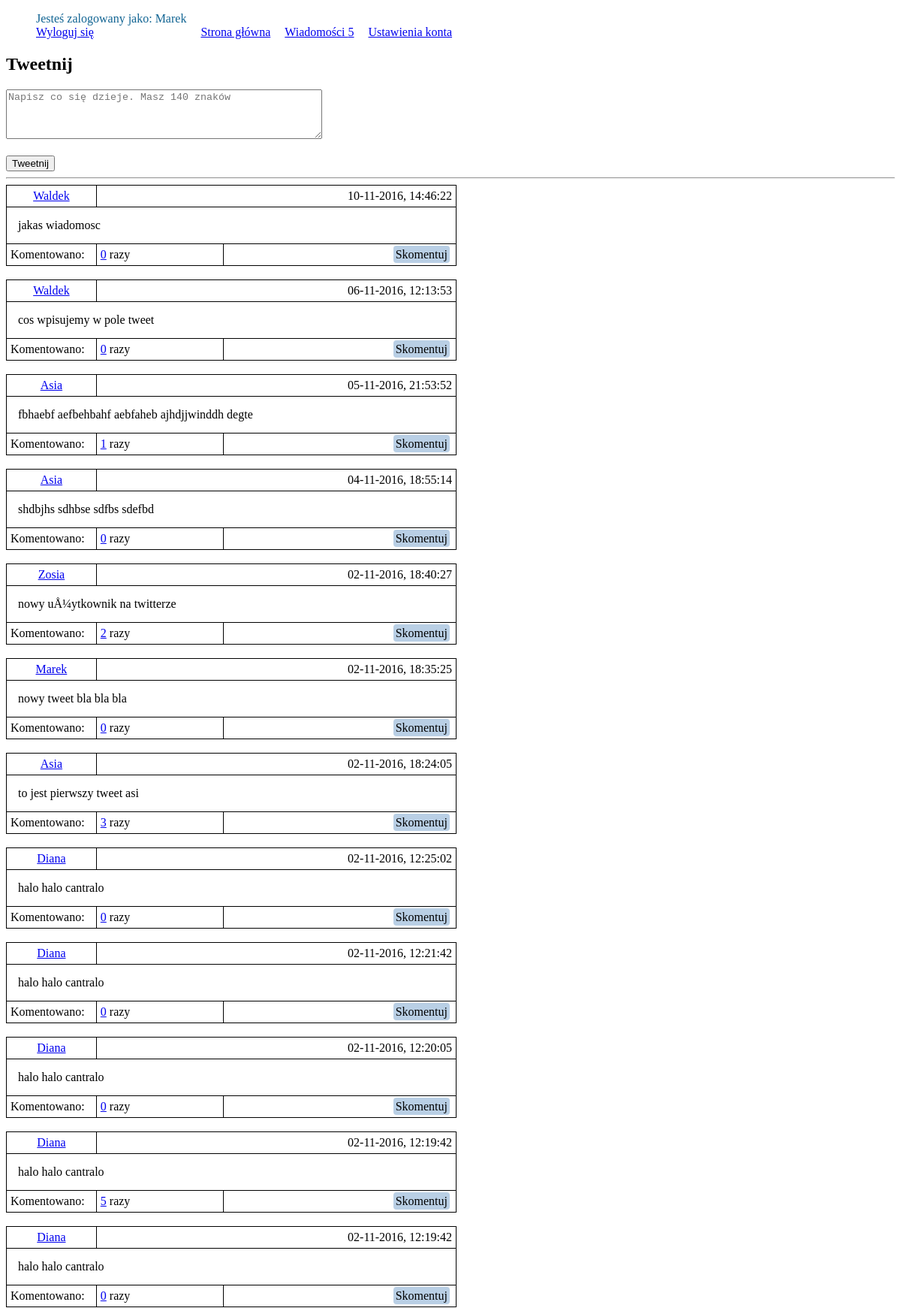
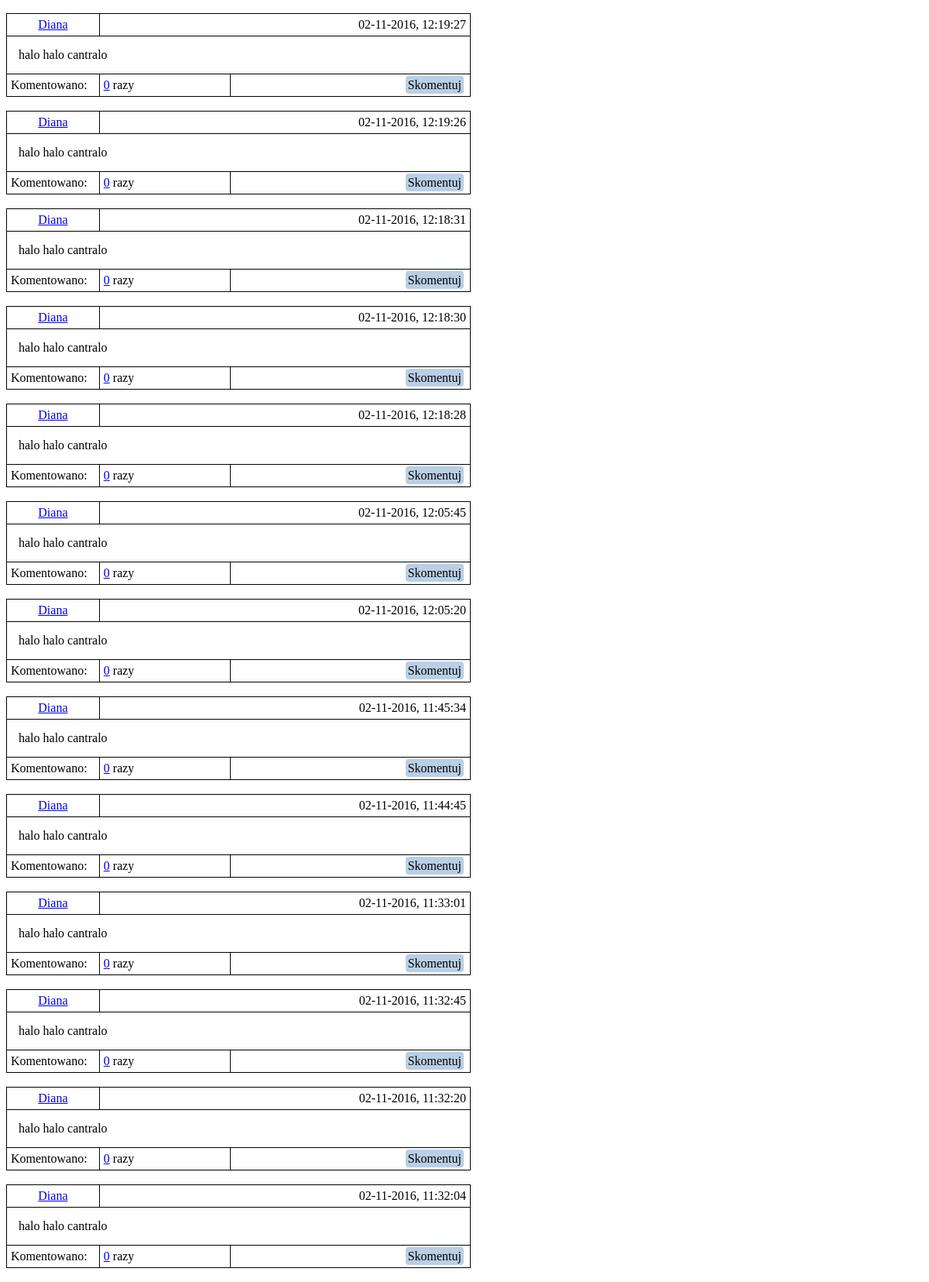
The page /index.php (signed in, upper part) on the database its author committed (2 pictures, top to bottom).
### tables this page shows
CREATE TABLE `tweets` (
  `id` int(11) NOT NULL,
  `user_id` int(11) NOT NULL,
  `tweet` varchar(140) NOT NULL,
  `creation_date` int(11) NOT NULL
);

CREATE TABLE `users` (
  `id` int(11) NOT NULL,
  `username` varchar(255) DEFAULT NULL,
  `hashedPassword` varchar(60) NOT NULL,
  `email` varchar(255) NOT NULL
);

### src/Message.php (called while the page is built, shortened)
<?php
class Message {
    static public function countReceivedUnreadMessages(mysqli $conn, $userId) {
        $sql = "SELECT * FROM messages WHERE receiver_id = $userId AND msg_status = 1";
        $result = $conn->query($sql);
        if ($result != false && $result->num_rows != 0) {
            return $result->num_rows;
        }
        return 0;
    }
}

### src/Tweet.php (called while the page is built, shortened)
<?php
class Tweet {
    private $id;
    private $userId;
    private $tweet;
    private $creationDate;
    public function __construct() {
        $this->id = -1;
        $this->userId = '';
        $this->tweet = '';
        $this->creationDate = '';
    }
    public function getId() {
        return $this->id;
    }
    public function getUserId() {
        return $this->userId;
    }
    public function getTweet() {
        return $this->tweet;
    }
    public function getCreationDate() {
        return $this->creationDate;
    }
    static public function loadAllTweets(mysqli $conn) {
        $sql = "SELECT tweets.id, user_id, tweet, creation_date, users.username FROM tweets"
                . " LEFT JOIN users ON tweets.user_id = users.id ORDER BY creation_date DESC";
        $result = $conn->query($sql);
        $ret = [];
        if ($result != false && $result->num_rows != 0) {
            foreach ($result as $row) {
                $loadedTweet = new Tweet();
                $loadedTweet->id = $row["id"];
                $loadedTweet->userId = $row["user_id"];
                $loadedTweet->tweet = $row["tweet"];
                $loadedTweet->creationDate = $row["creation_date"];
                $loadedTweet->username = $row['username'];
                $ret[$loadedTweet->id] = $loadedTweet;
            }
        } else {
            echo 'error';
        }
        return $ret;
    }
}
?>

### src/Comment.php (called while the page is built, shortened)
<?php
class Comment {
    static public function countCommentsByTweetId(mysqli $conn, $tweetId) {
        $sql = "SELECT * FROM comments WHERE tweet_id = $tweetId";
        $result = $conn->query($sql);
        if ($result != false) {
            $count = $result->num_rows;
        }
        return $count;
    }
}
?>

### index.php (the view, shortened to what this page needs)
<?php
include_once 'src/Message.php';
include_once 'src/Comment.php';
include_once 'src/Tweet.php';
require_once 'src/connection.php';
$msgCount = Message::countReceivedUnreadMessages($conn, $_SESSION['loggedUserId']);
?>
<!DOCTYPE html>
<html>
    <head>
        <link rel="stylesheet" href="css/style.css">
    </head>
    <body>
        <div class="main_menu" cellspacing='10'>
            <ul>
                <li>
                    Jesteś zalogowany jako:
                    <?=$_SESSION['loggedUserName'];
                    ?><br>
                    <a href="logout.php">Wyloguj się</a>
                </li>
                <li>
                    <a href="index.php">Strona główna</a>
                </li>
                <li>
                    <a href="inbox.php">Wiadomości  <?=$msgCount?></a>
                </li>
                <li>
                    <a href="accountAdjustment.php">Ustawienia konta</a>
                </li>
            </ul>
        </div>
        <form method="POST" action="" class="tweet">
            <h2>Tweetnij</h2>
            <textarea id="tweet_text" rows="4" cols="50" maxlength="140"
                      name="newTweet" placeholder="Napisz co się dzieje. Masz 140 znaków"></textarea><br>
            <br>
            <input type="submit" id="tweet_submit" value="Tweetnij">
        </form>
        <hr>
<?php
$tweetsTable = Tweet::loadAllTweets($conn);
if ($tweetsTable) {
    foreach ($tweetsTable as $tweet) {
        $commentsNumber = Comment::countCommentsByTweetId($conn, $tweet->getId());
?>
        <table class="tweets">
            <tr>
                <td id="topLeft">
                    <a href="usersTweets.php?followedUserId=<?=$tweet->getUserId();?>"><?=$tweet->username?></a>
                </td>
                <td id="topRight" colspan="2">
                    <?=date('d-m-Y, G:i:s', $tweet->getCreationDate())?>
                </td>
            </tr>
            <tr>
                <td id="center" colspan="3">
                    <?=$tweet->getTweet()?>
                </td>
            </tr>
            <tr>
                <td id="bottomLeft">
                    Komentowano:
                </td>
                <td id="bottomCenter">
                    <a class="countComment" href='discussion.php?tweetId=<?=$tweet->getId()?>'><?=$commentsNumber?></a> razy
                </td>
                <td id="bottomRight">
                    <a class="button" href='discussion.php?tweetId=<?=$tweet->getId()?>'>Skomentuj</a>
                </td>
            </tr>
        </table><br>
<?php
    }
}
?>
    </body>
</html>

### css/style.css (style rules this page uses)
.main_menu li { display: inline-block; list-style: none; color: #116493; margin-right: 15px; }
.tweets { border-collapse: collapse; border-spacing: 0; width: 600px; }
.tweets td, .tweets th { border: 1px solid black; padding: 5px; }
a.button { border-radius: 4px; color: #000000; font-size: 16px; background: #b9cfe5; padding: 3px 3px 3px 3px; margin: 3px 3px 3px 3px; text-decoration: none; }
#topLeft { width: 15%; text-align: center; }
#topRight { text-align: right; }
#center { padding: 15px; }
#bottomLeft { width: 20%; text-align: left; }
#bottomRight { text-align: right; }

### rows shown on the page
tweets: user.username "Waldek", creation_date "10-11-2016, 14:46:22", tweet "jakas wiadomosc", commentsNumber "0"
tweets: user.username "Waldek", creation_date "06-11-2016, 12:13:53", tweet "cos wpisujemy w pole tweet", commentsNumber "0"
tweets: user.username "Asia", creation_date "05-11-2016, 21:53:52", tweet "fbhaebf aefbehbahf aebfaheb ajhdjjwinddh degte", commentsNumber "1"
tweets: user.username "Asia", creation_date "04-11-2016, 18:55:14", tweet "shdbjhs sdhbse sdfbs sdefbd", commentsNumber "0"
tweets: user.username "Zosia", creation_date "02-11-2016, 18:40:27", tweet "nowy uÅ¼ytkownik na twitterze", commentsNumber "2"
tweets: user.username "Marek", creation_date "02-11-2016, 18:35:25", tweet "nowy tweet bla bla bla", commentsNumber "0"
tweets: user.username "Asia", creation_date "02-11-2016, 18:24:05", tweet "to jest pierwszy tweet asi", commentsNumber "3"
tweets: user.username "Diana", creation_date "02-11-2016, 12:25:02", tweet "halo halo cantralo", commentsNumber "0"
tweets: user.username "Diana", creation_date "02-11-2016, 12:21:42", tweet "halo halo cantralo", commentsNumber "0"
tweets: user.username "Diana", creation_date "02-11-2016, 12:20:05", tweet "halo halo cantralo", commentsNumber "0"
tweets: user.username "Diana", creation_date "02-11-2016, 12:19:42", tweet "halo halo cantralo", commentsNumber "5"
tweets: user.username "Diana", creation_date "02-11-2016, 12:19:42", tweet "halo halo cantralo", commentsNumber "0"
tweets: user.username "Diana", creation_date "02-11-2016, 12:19:27", tweet "halo halo cantralo", commentsNumber "0"
tweets: user.username "Diana", creation_date "02-11-2016, 12:19:26", tweet "halo halo cantralo", commentsNumber "0"
tweets: user.username "Diana", creation_date "02-11-2016, 12:18:31", tweet "halo halo cantralo", commentsNumber "0"
tweets: user.username "Diana", creation_date "02-11-2016, 12:18:30", tweet "halo halo cantralo", commentsNumber "0"
tweets: user.username "Diana", creation_date "02-11-2016, 12:18:28", tweet "halo halo cantralo", commentsNumber "0"
tweets: user.username "Diana", creation_date "02-11-2016, 12:05:45", tweet "halo halo cantralo", commentsNumber "0"
tweets: user.username "Diana", creation_date "02-11-2016, 12:05:20", tweet "halo halo cantralo", commentsNumber "0"
tweets: user.username "Diana", creation_date "02-11-2016, 11:45:34", tweet "halo halo cantralo", commentsNumber "0"
tweets: user.username "Diana", creation_date "02-11-2016, 11:44:45", tweet "halo halo cantralo", commentsNumber "0"
tweets: user.username "Diana", creation_date "02-11-2016, 11:33:01", tweet "halo halo cantralo", commentsNumber "0"
tweets: user.username "Diana", creation_date "02-11-2016, 11:32:45", tweet "halo halo cantralo", commentsNumber "0"
tweets: user.username "Diana", creation_date "02-11-2016, 11:32:20", tweet "halo halo cantralo", commentsNumber "0"
tweets: user.username "Diana", creation_date "02-11-2016, 11:32:04", tweet "halo halo cantralo", commentsNumber "0"

### other values the page prints
$_SESSION['loggedUserName'] "Marek"
$msgCount "5"
